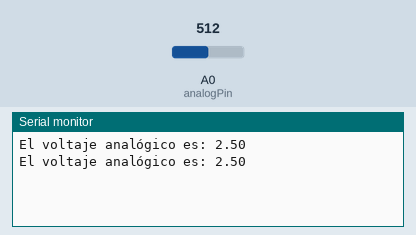
The sketch below on a simulated Arduino Uno, built with avr-gcc and run on an emulated ATmega328P. On the bench: the last lines printed to the serial monitor. The test bench sets the inputs (shaded band); at power-on: A0 (analogPin) = 512.

Above: at 1.8 s.
1.9 s: A0 (analogPin) set to 716
At 2.8 s:
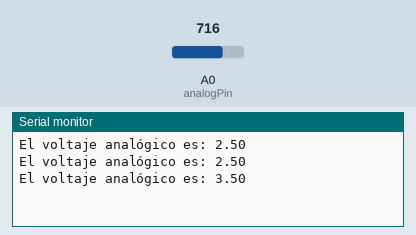
3.4 s: A0 (analogPin) set to 900
At 4.8 s:
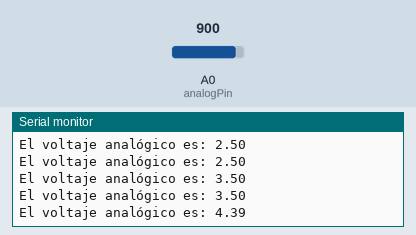
Timing chart, 0 to 6.4 s (numbered marks = the images above; inputs shaded):
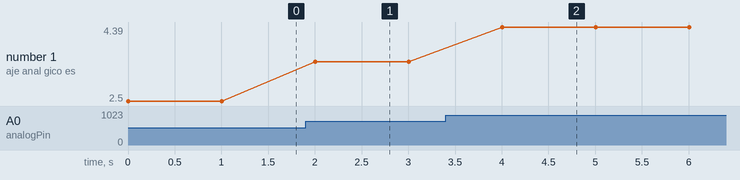

Measured:
- after the input at 1.9 s, the serial monitor: prints a new line after 0.10 s (image 1)
- after the input at 3.4 s, the serial monitor: prints a new line after 0.60 s (image 2)
- plotted number 1: 2.5 → 3.5 after the input at 1.9 s, 3.5 → 4.39 after the input at 3.4 s

The sketch:

4.2.ino
```cpp
int analogPin = A0;// potentiometer wiper (middle terminal) connected to analog pin 3
// outside leads to ground and +5V
int val = 0;// variable to store the value read
float volt = 0; //Voltaje a mostrar

void setup() {
  Serial.begin(9600);//  setup serial
}

void loop() {
  val = analogRead(analogPin);// read the input pin
  volt=(float(val)*5)/1024; //Mustro el voltaje
  Serial.print ("El voltaje analógico es: ");
  Serial.println(volt);// debug value}
  delay(1000); // Espera un segundo
}
```
